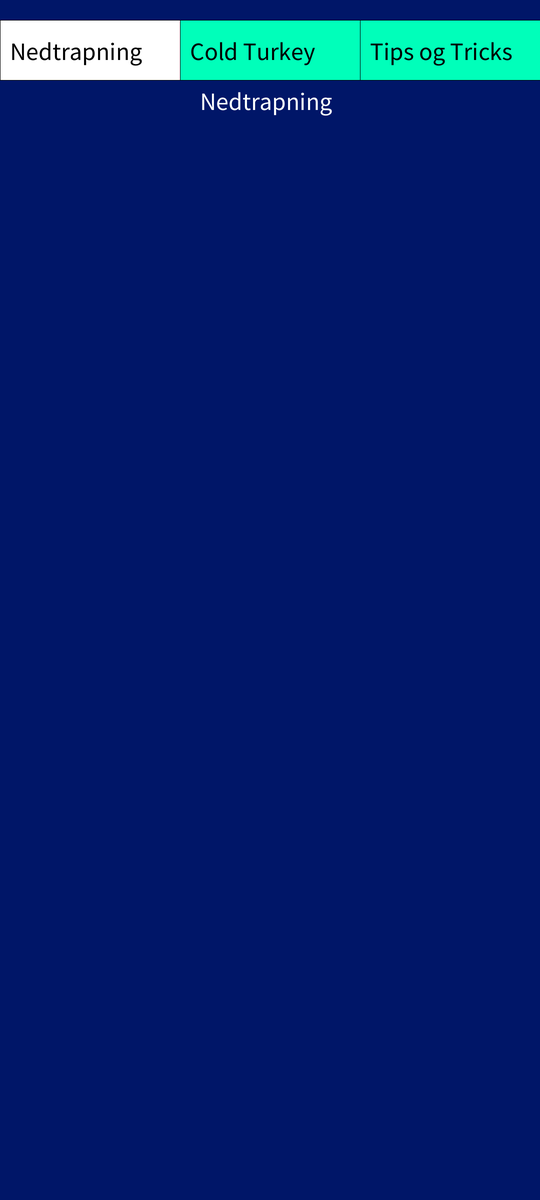
Frame 1 (no input)
Frame 60 (the mouse pressed at the canvas centre just before this capture): identical to frame 1, image omitted
Frame 120 (the mouse held since frame 60 and released just before this capture): identical to frame 1, image omitted

The Processing sketch that drew this single still picture (run headless with seeded random() and noise(); from frame 60 on, the mouse is pressed at the canvas centre):

// Processing sketch: Android_app
// ── Android_app.pde

Fane vistfane;
Fane f1 = new Fane1();
Fane f2 = new Fane2();
Fane f3;

void setup(){
  size(1080,2400);
 vistfane=f1;
f3 = new Fane3();

}

void draw(){  
vistfane.display();

}


void mousePressed() {
vistfane.trykMus();
}

void keyPressed() {

}

// ── Fane1.pde
class Fane1 extends Fane{
  Button b1, b2, b3;
 
 Fane1(){
   
  
    b1 = new Button(00, 2040-dY, 360, 120, color(255), "Nedtrapning");
    b2 = new Button(360,2040-dY, 360, 120, color(0,255,186), "Cold Turkey");
    b3 = new Button(720,2040-dY, 360, 120, color(0,255,186), "Tips og Tricks");

 }
 
 void display(){
  background(0,22,104);

  b1.display();
  b2.display();
  b3.display();
  fill(255);
     text("Nedtrapning",400,220);

  
 }

void trykMus(){
   if(b2.trykMus()){
     vistfane = f2;
   }
  if(b3.trykMus()){
    vistfane = f3;
   }
}

}

// ── Fane2.pde
class Fane2 extends Fane{
  Button b1, b2, b3, tf;
  
    ArrayList <TEXTBOX> textboxes = new ArrayList<TEXTBOX>();
 
 Fane2(){
   
   
    b1 = new Button(00, 2040-dY, 360, 120, color(0,255,186), "Nedtrapning");
    b2 = new Button(360,2040-dY, 360, 120, color(255), "Cold Turkey");
    b3 = new Button(720,2040-dY, 360, 120, color(0,255,186), "Tips og Tricks");
    
    
 TEXTBOX dayField = new TEXTBOX(); 
 dayField.W = 300;
 dayField.H = 30;
 dayField.X = 400+(width - dayField.W)/2;
 dayField.Y = 450;
 textboxes.add(dayField);
  
 TEXTBOX hourField = new TEXTBOX(); 
 hourField.W = 300;
 hourField.H = 30;
 hourField.X = (width - hourField.W)/2;
 hourField.Y = 150;
 textboxes.add(hourField);
 
 TEXTBOX minField = new TEXTBOX(); 
 minField.W = 300;
 minField.H = 30;
 minField.X = (width - minField.W)/2;
 minField.Y = 650;
 textboxes.add(minField);

 }
 
 void display(){
     background(0,22,104);

   
  fill(0,255,186);
  rect(250,250,600,200,28);
  fill(255);
  noStroke();
  rect(270,270,150,80,15);
  rect(470,270,150,80,15);
  rect(680,270,150,80,15);
  


  b1.display();
  b2.display();
  b3.display();
  fill(255);
       text("Cold Turkey",400,220);
       
       for (TEXTBOX t: textboxes) {
  t.DRAW();
  }
 }

void trykMus(){
    if(b3.trykMus()){
    vistfane = f3;
    for(TEXTBOX t : textboxes){
 t.PRESSED(mouseX,mouseY); 
   }
   }
   if(b1.trykMus()){
     vistfane = f1;
   }
}

void trykKey(){
   for (TEXTBOX t : textboxes) {
  t.KEYPRESSED(key,keyCode); 
 }
}
}

// ── Fane3.pde
class Fane3 extends Fane{
  Button b1, b2, b3;
  int index;
 Fane3(){
   
  
    b1 = new Button(00, 2040-dY, 360, 120, color(0,255,186), "Nedtrapning");
    b2 = new Button(360,2040-dY, 360, 120, color(0,255,186), "Cold Turkey");
    b3 = new Button(720,2040-dY, 360, 120, color(255), "Tips og Tricks");
    
     index = int(random(tipliste.length));
     

 }
 
 void display(){
  background(0,22,104);

  b1.display();
  b2.display();
  b3.display();
  fill(255);
       text("Tips og Tricks",400,220);
          text(tipliste[index],400,280); 

 

 }

void trykMus(){
   if(b1.trykMus()){
     vistfane = f1;
   }
 if(b2.trykMus()){
    vistfane = f2;
   }
}

}

// ── Faner.pde
class Fane{
  int dY = 2000;
   void display(){
   }
   void trykMus(){
   }
   void trykKey(){
   }
}

// ── Knapper.pde
class Button {
  int x, y, w, h;
  color c;
  String label;

  Button(int x, int y, int w, int h, color c, String label) {
    this.x = x;
    this.y = y;
    this.w = w;
    this.h = h;
    this.c = c;
    this.label = label;
  }
  
  void display(){
      fill(c);
      rect(x,y,w,h);
      fill(0);
      textSize(50);
      text(label,x+20,y+h/1.5);
      
  }
  
  boolean trykMus(){
      if (mouseX > x && mouseX < x + w && mouseY > y && mouseY < y + h && mousePressed) {
      return true;    
    }
    else {
      return false;
    }

  }
  
  
}

// ── PApplet.pde
PApplet p;

// ── Tekstfelt.pde
public class TEXTBOX {
   public int X = 0, Y = 0, H = 35, W = 200;
   public int TEXTSIZE = 24;
   
   // COLORS
   public color Background = color(140, 140, 140);
   public color Foreground = color(0, 0, 0);
   public color BackgroundSelected = color(160, 160, 160);
   public color Border = color(30, 30, 30);
   
   public boolean BorderEnable = false;
   public int BorderWeight = 1;
   
   public String Text = "";
   public int TextLength = 0;

   private boolean selected = false;
   
   TEXTBOX() {
      // CREATE OBJECT DEFAULT TEXTBOX
   }
   
   TEXTBOX(int x, int y, int w, int h) {
      X = x; Y = y; W = w; H = h;
   }
   
   void DRAW() {
     //rect(0,0,1000,1000);
      // DRAWING THE BACKGROUND
      if (selected) {
         fill(BackgroundSelected);
      } else {
         fill(Background);
      }
      
      if (BorderEnable) {
         strokeWeight(BorderWeight);
         stroke(Border);
      } else {
         noStroke();
      }
      
      rect(X, Y, W, H);
      
      // DRAWING THE TEXT ITSELF
      fill(Foreground);
      textSize(TEXTSIZE);
      text(Text, X + (textWidth("a") / 2), Y + TEXTSIZE);
   }
   
   // IF THE KEYCODE IS ENTER RETURN 1
   // ELSE RETURN 0
   boolean KEYPRESSED(char KEY, int KEYCODE) {
      if (selected) {
         if (KEYCODE == (int)BACKSPACE) {
            BACKSPACE();
         } else if (KEYCODE == 32) {
            // SPACE
            addText(' ');
         } else if (KEYCODE == (int)ENTER) {
            return true;
         } else {
            // CHECK IF THE KEY IS A LETTER OR A NUMBER
            boolean isKeyCapitalLetter = (KEY >= 'A' && KEY <= 'Z');
            boolean isKeySmallLetter = (KEY >= 'a' && KEY <= 'z');
            boolean isKeyNumber = (KEY >= '0' && KEY <= '9');
      
            if (isKeyCapitalLetter || isKeySmallLetter || isKeyNumber) {
               addText(KEY);
            }
         }
      }
      
      return false;
   }
   
   private void addText(char text) {
      // IF THE TEXT WIDHT IS IN BOUNDARIES OF THE TEXTBOX
      if (textWidth(Text + text) < W) {
         Text += text;
         TextLength++;
      }
   }
   
   private void BACKSPACE() {
      if (TextLength - 1 >= 0) {
         Text = Text.substring(0, TextLength - 1);
         TextLength--;
      }
   }
   
   // FUNCTION FOR TESTING IS THE POINT
   // OVER THE TEXTBOX
   private boolean overBox(int x, int y) {
      if (x >= X && x <= X + W) {
         if (y >= Y && y <= Y + H) {
            return true;
         }
      }
      
      return false;
   }
   
   void PRESSED(int x, int y) {
      if (overBox(x, y)) {
         selected = true;
      } else {
         selected = false;
      }
   }
}

// ── Tips.pde
String[] tipliste = {"vent med at tage en skive", 
"brug nikotinspray istedet", 
"ring til en ven",
};

// ── ToggleKnap.pde
boolean FavoritKnap = false;
class FavoritKnap extends Button{
  FavoritKnap(int x, int y, int w, int h, color c, String label){super(x,y,w,h,c,label);}  

  void display(){
    strokeWeight(3);
    stroke(255,230,0);
    noFill();
    if(mouseX > x && mouseX < x+w && mouseY > y && mouseY < y + h && mousePressed) {
      fill(255,230,0);
      FavoritKnap = !FavoritKnap;
    }
    else {
      noFill();
    }
      rect(x,y,w,h);
      fill(0);
      textSize(50);
      text(label,x+20,y+h/1.5);

      noStroke();
  }
}
